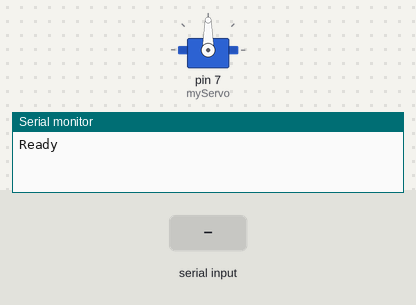
The sketch below on a simulated Arduino Uno, built with avr-gcc and run on an emulated ATmega328P. On the bench: servo, the last lines printed to the serial monitor. The inputs (shaded band) are chosen by the test bench.

Above: at 2.7 s.
2.8 s: "1" received over the second serial link
At 3.2 s:
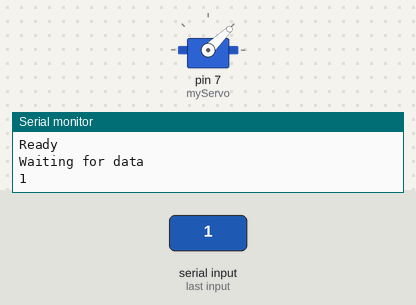
4.3 s: "2" received over the second serial link
At 5.3 s:
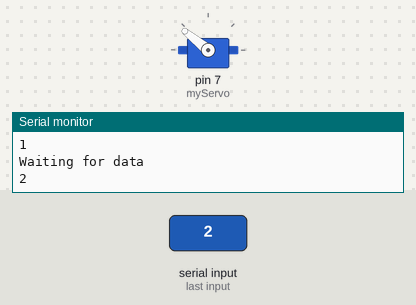
Timing chart, 0 to 7.3 s (numbered marks = the images above; inputs shaded):
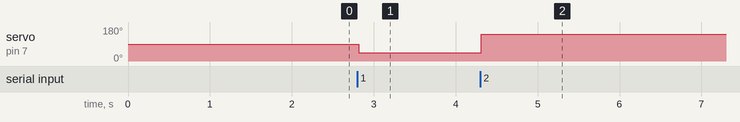

The sketch:

BT_Servo_Vanilla.ino
```cpp
#include <Servo.h>
#include <SoftwareSerial.h>
SoftwareSerial bluetooth(10,11); //Rx, Tx method signature
Servo myServo;

void setup() {
  // put your setup code here, to run once:
  delay(1500); // wait for bluetooth module to start
  bluetooth.begin(9600);
  Serial.begin(9600);//1-Bluetooth default baud is 115200
  myServo.attach(7);
  Serial.println("Ready");
}

void loop() {
  // put your main code here, to run repeatedly:
  if(bluetooth.available()>0) {
    Serial.println("Waiting for data");
    int c = bluetooth.read();
    //char c = bluetooth.read();
    bluetooth.println(c);
    if(c=='1'){
      bluetooth.println("Open Wide");
      Serial.println("1");
      myServo.write(1000);
    } else if(c=='2'){
      bluetooth.println("Close");
      Serial.println("2");
      myServo.write(2000);
    }
//    if(c=='\n') { //if data is a 'newline' then set the cmd[] element to 0
//       myServo.write(12);
//       Serial.print("Servo val ");
//       Serial.println(12);
//    } else {      //if data is real data, then set the cmd[] element to that data!
//      bluetooth.println("not valid");
//    }
  }
}
```

Measured:
- after the input at 2.8 s, servo on pin 7 (myServo): 90° → 44° at once
- after the input at 4.3 s, servo on pin 7 (myServo): 44° → 141° at once
